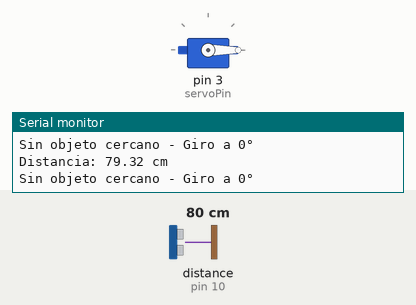
Simulated run of this sketch. Board: Arduino Uno, built with avr-gcc and run on an emulated ATmega328P. Shown: servo, the last lines printed to the serial monitor. Wiring (inferred from the names in the program): ultrasonic range finder: trigger pin 9; echo pin 10. Inputs (shaded band) come from the test bench; at power-on: distance to the obstacle (sensor on pin 10) 80 cm. The echo pulse lasts 58.3 µs per cm.

Above: at 1.3 s.
1.4 s: distance to the obstacle (sensor on pin 10) set to 33 cm
2.9 s: distance to the obstacle (sensor on pin 10) set to 28 cm
At 4.2 s:
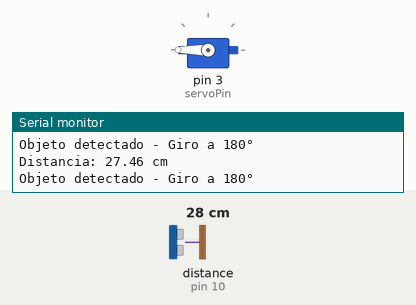
4.5 s: distance to the obstacle (sensor on pin 10) set to 120 cm
At 5.8 s:
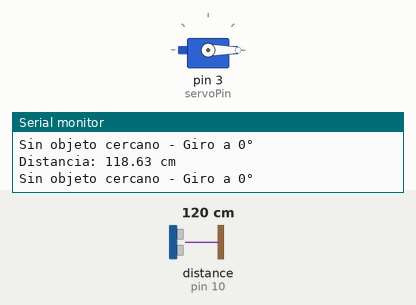
Timing chart, 0 to 7.5 s (numbered marks = the images above; inputs shaded):
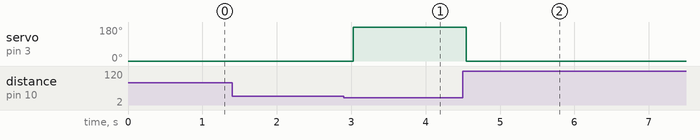

The sketch:

servo_ultrasonico.ino
```cpp
#include <Servo.h>

// =====================================================
// DECLARACIÓN DE PINES
// =====================================================

// Pines del sensor ultrasónico HC-SR04
const int trigPin = 9;
const int echoPin = 10;

// Pin de control del servomotor
const int servoPin = 3;

// Crear objeto Servo
Servo myServo;

// Variable para almacenar la distancia medida
float distance;

// =====================================================
// FUNCIÓN PARA MEDIR LA DISTANCIA
// =====================================================
float medirDistancia() {

  // Generar pulso de disparo del sensor ultrasónico
  digitalWrite(trigPin, LOW);
  delayMicroseconds(2);

  digitalWrite(trigPin, HIGH);
  delayMicroseconds(10);

  digitalWrite(trigPin, LOW);

  // Capturar el tiempo de retorno del eco
  long duration = pulseIn(echoPin, HIGH);

  // Calcular distancia en centímetros
  return (duration * 0.034) / 2;
}

// =====================================================
// CONFIGURACIÓN INICIAL
// =====================================================
void setup() {

  // Inicializar comunicación serial
  Serial.begin(9600);

  // Configurar pines del sensor
  pinMode(trigPin, OUTPUT);
  pinMode(echoPin, INPUT);

  // Conectar el servomotor
  myServo.attach(servoPin);

  // Posición inicial del servo
  myServo.write(0);
}

// =====================================================
// BUCLE PRINCIPAL
// =====================================================
void loop() {

  // Medir distancia
  distance = medirDistancia();

  // Mostrar distancia en el monitor serial
  Serial.print("Distancia: ");
  Serial.print(distance);
  Serial.println(" cm");

  // =================================================
  // SI EL OBJETO ESTÁ CERCA, EL SERVO GIRA A 180°
  // =================================================
  while (distance < 30) {

    Serial.println("Objeto detectado - Giro a 180°");

    myServo.write(180);

    delay(500);

    // Actualizar distancia para salir del while
    distance = medirDistancia();

    Serial.print("Distancia: ");
    Serial.print(distance);
    Serial.println(" cm");
  }

  // =================================================
  // SI EL OBJETO SE ALEJA, EL SERVO REGRESA A 0°
  // =================================================
  myServo.write(0);

  Serial.println("Sin objeto cercano - Giro a 0°");

  delay(500);
}
```

Measured:
- the behaviour switches between 31 and 30 cm on distance to the obstacle (sensor on pin 10) (found by bisection; images 0 and 1)
- after the input at 2.9 s, servo on pin 3 (servoPin): 0° → 180° after 0.13 s
- after the input at 4.5 s, servo on pin 3 (servoPin): 180° → 0° at once
